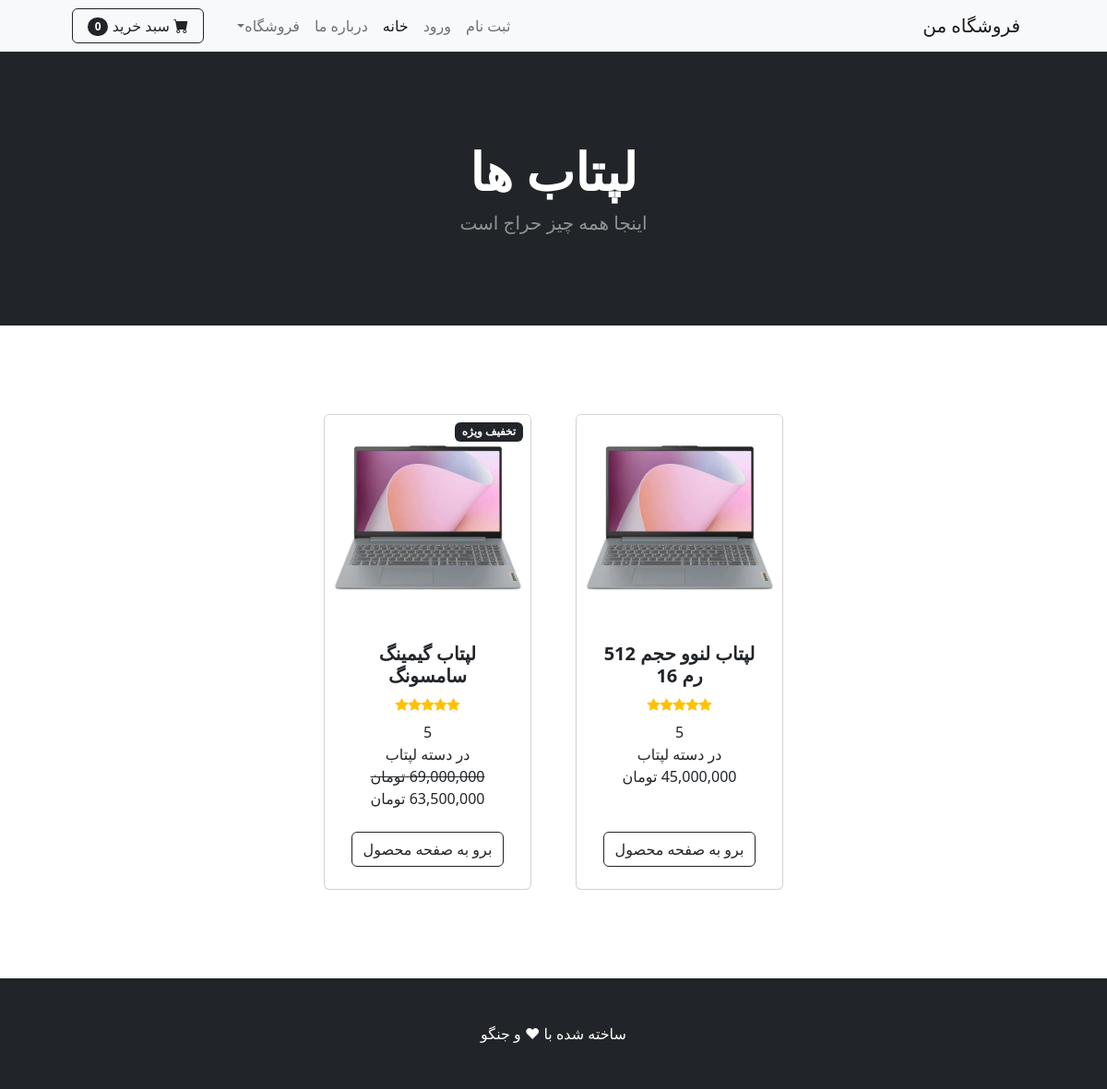
The page /category/لپتاب on the database its author committed.
### shop/models.py (models this page shows, shortened)
class Category(models.Model):
    name = models.CharField(max_length=100)
    def __str__(self):
        return self.name

class Product(models.Model):
    name = models.CharField(max_length=40)
    description = models.CharField(max_length=100, default= '', blank=True, null=True)
    price = models.DecimalField(max_digits=12, decimal_places=0 , default=0)
    category = models.ForeignKey(Category, on_delete=models.CASCADE)
    picture = models.ImageField(upload_to = 'uploads/product/')
    is_sale = models.BooleanField(default=False)
    sale_price = models.DecimalField(max_digits=12, decimal_places=0 , default=0)
    star = models.IntegerField(default=0 , validators=[MinValueValidator(0), MaxValueValidator(5)])

### shop/views.py (the view)
# urls.py: path('category/<str:cat>', views.category, name='category' ),
def category(request, cat):
    cat = cat.replace("-", " ")
    try:
        category = Category.objects.get(name=cat)
        products = Product.objects.filter(category=category)
        return render(request, 'category.html', {'products': products, 'category': category})
    except Category.DoesNotExist:
        messages.error(request, 'دسته بندی وجود ندارد')
        return render(request, 'category.html', {'products': [], 'category': None})

### shop/templates/category.html
{% extends "base.html" %}
{% load static %}
{% load humanize %}
{% block content %}
        <header class="bg-dark py-5">
            <div class="container px-4 px-lg-5 my-5">
                <div class="text-center text-white">
                    <h1 class="display-4 fw-bolder">{{ category }} ها</h1>
                    <p class="lead fw-normal text-white-50 mb-0">اینجا همه چیز حراج است</p>
                </div>
            </div>
        </header>
        <section class="py-5">
            <div class="container px-4 px-lg-5 mt-5">
                <div class="row gx-4 gx-lg-5 row-cols-2 row-cols-md-3 row-cols-xl-4 justify-content-center">
                {% for item in products %}
                    <div class="col mb-5">
                        <div class="card h-100">
                            {% if item.is_sale %}
                                <div class="badge bg-dark text-white position-absolute" style="top: 0.5rem; right: 0.5rem">تخفیف ویژه</div>
                            {% endif %}
                            <img class="card-img-top" src="{{ item.picture.url }}" alt="سلام" />
                            <div class="card-body p-4">
                                <div class="text-center">
                                    <h5 class="fw-bolder">{{ item.name }}</h5>
                                    <div class="d-flex justify-content-center small text-warning mb-2">
                                    {% with ''|center:item.star as rang %}
                                        {% for _ in rang %}
                                            <div class="bi-star-fill"></div>
                                        {% endfor %}
                                    {% endwith %}
                                    </div>
                                    {{ item.star }}<br>
                                    در دسته {{ item.category }}<br>
                                    {% if item.is_sale %}
                                    <strike>{{ item.price | intcomma }} تومان </strike><br>
                                    {{ item.sale_price | intcomma }} تومان
                                    {% else %}
                                    {{ item.price | intcomma }} تومان
                                    {% endif %}
                                </div>
                            </div>
                            <div class="card-footer p-4 pt-0 border-top-0 bg-transparent">
                                <div class="text-center"><a class="btn btn-outline-dark mt-auto" href="{% url 'shop:product' item.id %}">برو به صفحه محصول</a></div>
                            </div>
                        </div>
                    </div>
                {% endfor %}
                </div>
            </div>
        </section>
{% endblock %}

### rows shown on the page
Category: name "لپتاب"
Product: picture (picture), name "لپتاب لنوو حجم 512 رم 16", star "5", category "لپتاب"
Product: is_sale "تخفیف ویژه", picture (picture), name "لپتاب گیمینگ سامسونگ", star "5", category "لپتاب", price "69,000,000"
